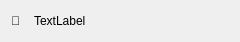
<?xml version="1.0" encoding="UTF-8"?>
<ui version="4.0">
 <class>MemberWidget</class>
 <widget class="QWidget" name="MemberWidget">
  <property name="geometry">
   <rect>
    <x>0</x>
    <y>0</y>
    <width>240</width>
    <height>42</height>
   </rect>
  </property>
  <property name="sizePolicy">
   <sizepolicy hsizetype="Expanding" vsizetype="Fixed">
    <horstretch>0</horstretch>
    <verstretch>42</verstretch>
   </sizepolicy>
  </property>
  <property name="minimumSize">
   <size>
    <width>0</width>
    <height>42</height>
   </size>
  </property>
  <property name="maximumSize">
   <size>
    <width>16777215</width>
    <height>42</height>
   </size>
  </property>
  <property name="windowTitle">
   <string>Gifts</string>
  </property>
  <layout class="QHBoxLayout" name="horizontalLayout">
   <item>
    <widget class="QLabel" name="memberLabel">
     <property name="sizePolicy">
      <sizepolicy hsizetype="Preferred" vsizetype="Fixed">
       <horstretch>0</horstretch>
       <verstretch>0</verstretch>
      </sizepolicy>
     </property>
     <property name="minimumSize">
      <size>
       <width>0</width>
       <height>0</height>
      </size>
     </property>
     <property name="maximumSize">
      <size>
       <width>17</width>
       <height>17</height>
      </size>
     </property>
     <property name="text">
      <string>👤</string>
     </property>
    </widget>
   </item>
   <item>
    <widget class="QLabel" name="member">
     <property name="text">
      <string>TextLabel</string>
     </property>
    </widget>
   </item>
  </layout>
 </widget>
 <resources/>
 <connections/>
</ui>
